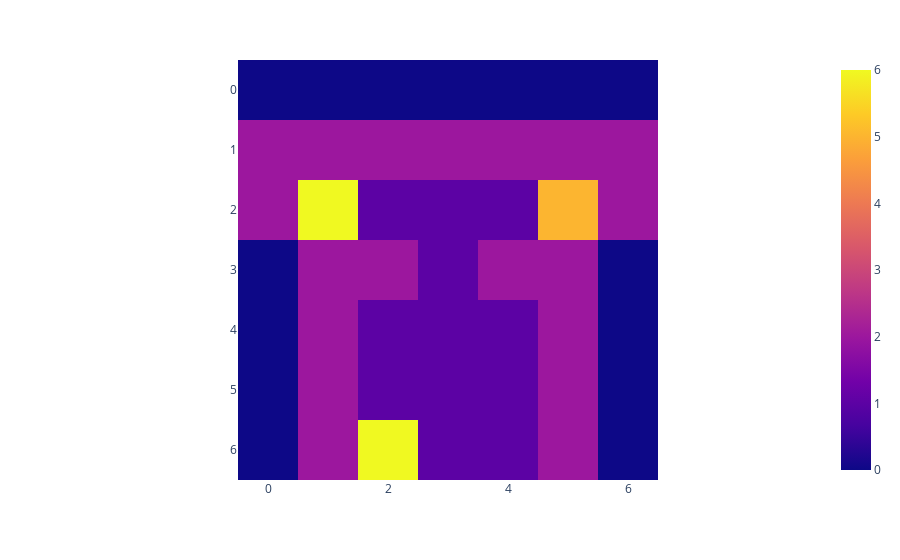

The cell this chart's notebook holds for it:
### Markdown cell above
# PPO Transformer Model

### Code cell
from src.environments.memory import MemoryEnv
from minigrid.wrappers import ViewSizeWrapper
import plotly.express as px 

env = ViewSizeWrapper(MemoryEnv(size = 7, random_length=False, random_start_pos=False, max_steps=200, render_mode='rgb_array'), 7)
obs, info = env.reset()
px.imshow(env.render()).show()
px.imshow(obs['image'][:,:,0].T).show()

### Figure 1 — Plotly figure (JSON) as saved in the notebook; plotly's stock layout.template omitted (floating-point values rounded to 4 significant figures)
{"data": [{"coloraxis": "coloraxis", "hovertemplate": "x: %{x}<br>y: %{y}<br>color: %{z}<extra></extra>", "name": "0", "type": "heatmap", "xaxis": "x", "yaxis": "y", "z": [[0, 0, 0, 0, 0, 0, 0], [2, 2, 2, 2, 2, 2, 2], [2, 6, 1, 1, 1, 5, 2], [0, 2, 2, 1, 2, 2, 0], [0, 2, 1, 1, 1, 2, 0], [0, 2, 1, 1, 1, 2, 0], [0, 2, 6, 1, 1, 2, 0]]}], "layout": {"coloraxis": {"colorscale": [[0, "#0d0887"], [0.1111, "#46039f"], [0.2222, "#7201a8"], [0.3333, "#9c179e"], [0.4444, "#bd3786"], [0.5556, "#d8576b"], [0.6667, "#ed7953"], [0.7778, "#fb9f3a"], [0.8889, "#fdca26"], [1, "#f0f921"]]}, "margin": {"t": 60}, "xaxis": {"anchor": "y", "constrain": "domain", "domain": [0, 1], "scaleanchor": "y"}, "yaxis": {"anchor": "x", "autorange": "reversed", "constrain": "domain", "domain": [0, 1]}}}
